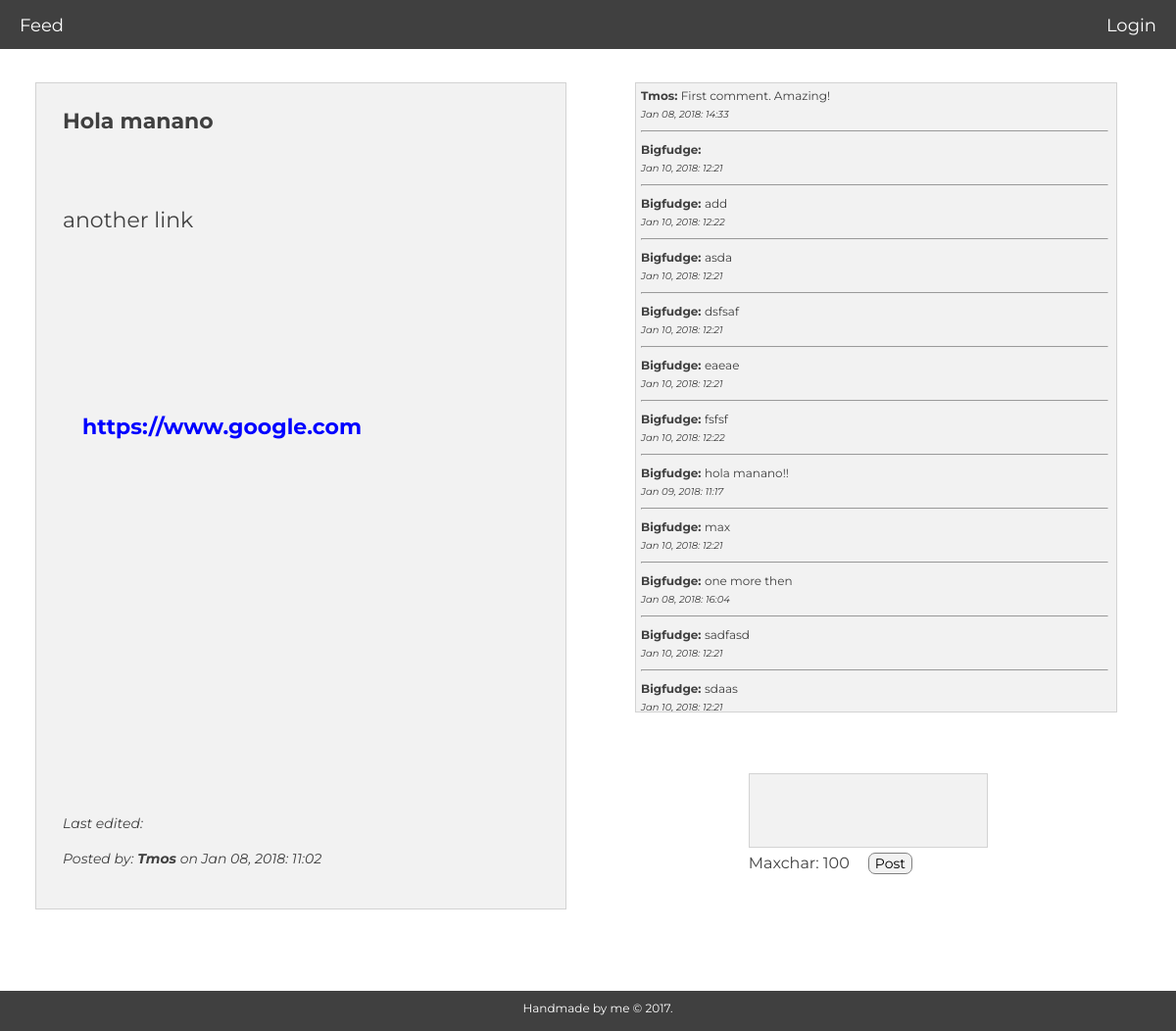
Page /pages/comment.php?id=3 on the committed database.
### tables this page shows
CREATE TABLE "posts" (
        `id`       INTEGER NOT NULL,
        `post_id`       INTEGER NOT NULL PRIMARY KEY AUTOINCREMENT UNIQUE,
        `title` VARCHAR NOT NULL,
        `description`   VARCHAR NOT NULL,
        `url`   VARCHAR NOT NULL,
        `posted`      VARCHAR,
        `up_vote` INTEGER,
        `down_vote` INTEGER,
        `edited`     VARCHAR
);

CREATE TABLE "users" (
        `id`    INTEGER NOT NULL PRIMARY KEY AUTOINCREMENT UNIQUE,
        `name`  VARCHAR NOT NULL,
        `username`      VARCHAR NOT NULL UNIQUE,
        `email` VARCHAR NOT NULL,
        `password`      VARCHAR NOT NULL,
        `biography`     VARCHAR NOT NULL,
        `img`           VARCHAR,
        `joined`   VARCHAR
);

CREATE TABLE "comments" (
         `id`       INTEGER NOT NULL,
         `comment_id`       INTEGER NOT NULL PRIMARY KEY AUTOINCREMENT UNIQUE,
         `post_id`         INTEGER NOT NULL,
         `comment`       VARCHAR NOT NULL,
         `posted`       VARCHAR
);

### logic/comment.php (called while the page is built, shortened)
<?php
require __DIR__.'/../app/autoload.php';
$query = "SELECT * FROM users LEFT JOIN comments ON users.id=comments.id";
$statement = $pdo->query($query);
$statement->execute();
$comment_users = $statement->fetchAll(PDO::FETCH_ASSOC);

### pages/comment.php (the view, shortened to what this page needs)
<?php
require __DIR__.'/../views/header.php';
require __DIR__.'/../logic/feed.php';
require __DIR__.'/../logic/comment.php';
$post_id = $_GET['id'];
$query = "SELECT * FROM posts WHERE post_id = :post_id";
$statement = $pdo->prepare($query);
$statement->bindParam(':post_id', $post_id, PDO::PARAM_INT);
$statement->execute();
$post = $statement->fetch(PDO::FETCH_ASSOC);
$user_id = $post['id'];
$query = "SELECT * FROM users WHERE id = :id";
$statement = $pdo->prepare($query);
$statement->bindParam(':id', $user_id, PDO::PARAM_STR);
$statement->execute();
$user = $statement->fetch(PDO::FETCH_ASSOC);
?>
   <div class="comment-page">
            <div class="post-title"><?php echo $post['title']; ?></a></div>
            <div class="post-description"><?php echo $post['description']; ?></div>
            <div class="post-url"><a href="<?php echo $post['url']; ?>" class="comment-url" target="_blank"><?php echo $post['url']; ?></a></div>
            <br>
         <div class="post-footer">
            <?php echo 'Last edited: '. $join['edited']; ?>
            <br>
            <br>
            Posted by: <strong><?php echo $user['username']; ?></strong> on <?php echo $post['posted']; ?>
         </div>
      </div>
   <div class="comments">
      <?php foreach($comment_users as $comment_user): ?>
         <?php if($comment_user['post_id'] === $_GET['id']): ?>
            <div><strong><?php echo $comment_user['username']; ?>:   </strong><?php echo $comment_user['comment']; ?></div>
            <div class="timestamp"><?php echo $comment_user['posted']; ?></h6></div>
            <hr class="comment-hr">
         <?php endif; ?>
      <?php endforeach; ?>
   </div>
   <form action="../logic/comment.php?id=<?php echo $post_id?>" method="post" class="comment-form">
      <div>
         <textarea type="comment" name="comment" maxlength="100" required></textarea>
      </div>
      <div class="maxchar">Maxchar: 100<br></div>
      <button type="submit" class="post-comment btn">Post</button>
   </form>
<?php require __DIR__.'../../views/footer.php'; ?>

### css/main.css (style rules this page uses)
* { margin: 0px; font-family: Montserrat; }
body { color: #404040; background-size: cover; background-attachment: fixed; }
a { text-decoration: none; outline: none; margin: 20px; color: white; }
.timestamp { font-style: italic; font-size: 10px; margin-top: 5px; }
.btn { border: 1px solid lightgrey; color: black; outline: none; cursor: pointer; font-size: 18px; background-color: #f2f2f2; border-radius: 7px; }
.comments { position: absolute; right: 5%; top: 8%; background-color: #f2f2f2; border: 1px solid lightgrey; width: 40%; height: 60%; max-height: 60%; font-size: 12px; padding: 5px; overflow: auto; }
.comment-page { position: absolute; top: 8%; left: 3%; width: 45%; height: 80%; background-color: #f2f2f2; border: 1px solid lightgrey; }
.comment-form { position: absolute; right: 16%; top: 75%; }
.comment-url { color: blue; }
.post-title { position: absolute; left: 5%; top: 3%; font-size: 22px; font-weight: bold; }
.post-url { position: absolute; left: 5%; top: 40%; font-size: 22px; color: blue; font-weight: bold; }
.post-description { position: absolute; left: 5%; top: 15%; font-size: 22px; margin-right: 30px; }
.post-comment { position: absolute; top: 95%; left: 50%; border-color: grey; font-size: 14px; margin-top: 5px; }
.post-footer { position: absolute; left: 5%; bottom: 5%; font-size: 14px; font-style: italic; }
.maxchar { position: absolute; top: 102%; font-size: 16px; float: center; }
textarea[name=comment] { width: 238.3px; height: 70px; font-size: 12px; resize: none; outline: none; border: 1px solid lightgrey; color: black; background-color: #f2f2f2; }
.comment-hr { width: 99%; margin-bottom: 10px; margin-top: 10px; background-color: lightgrey; }
textarea { border: 1px solid lightgrey; color: grey; }
hr { width: 100%; margin-bottom: 0px; color: white; }

### rows in the picture
posts: title "Hola manano", description "another link", url "https://www.google.com", posted "Jan 08, 2018: 11:02"
users: username "Tmos", comments.comment "First comment. Amazing!", comments.posted "Jan 08, 2018: 14:33"
users: username "Bigfudge", comments.posted "Jan 10, 2018: 12:21", comments.comment "add", comments.posted "Jan 10, 2018: 12:22", comments.comment "asda", comments.comment "dsfsaf", comments.comment "eaeae", comments.comment "fsfsf", comments.comment "hola manano!!", comments.posted "Jan 09, 2018: 11:17", comments.comment "max", comments.comment "one more then", comments.posted "Jan 08, 2018: 16:04", comments.comment "sadfasd", comments.comment "sdaas"
